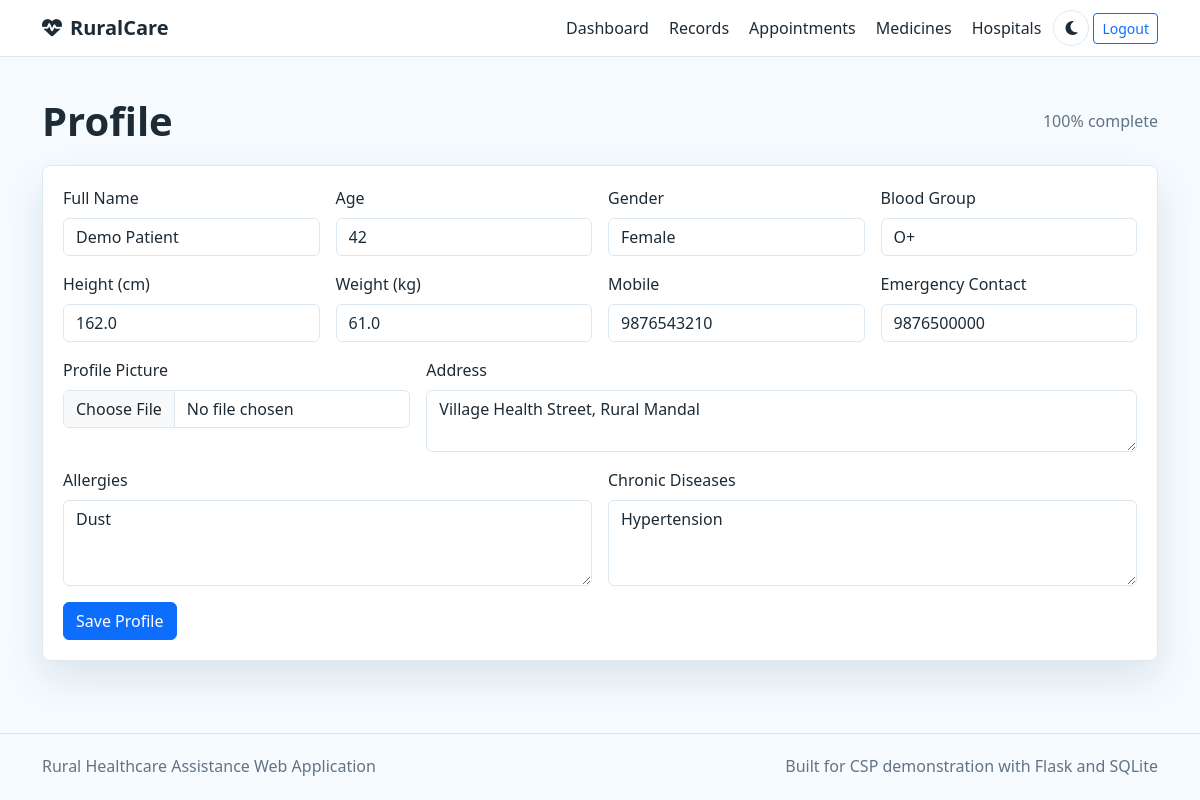
/user/profile (signed in), run on the app's committed database.
### models.py (models this page shows)
class Profile(db.Model):
    id = db.Column(db.Integer, primary_key=True)
    user_id = db.Column(db.Integer, db.ForeignKey("user.id"), nullable=False)
    full_name = db.Column(db.String(120))
    age = db.Column(db.Integer)
    gender = db.Column(db.String(40))
    blood_group = db.Column(db.String(10))
    height = db.Column(db.Float)
    weight = db.Column(db.Float)
    mobile = db.Column(db.String(20))
    address = db.Column(db.Text)
    emergency_contact = db.Column(db.String(20))
    allergies = db.Column(db.Text)
    chronic_diseases = db.Column(db.Text)
    profile_picture = db.Column(db.String(255))
    def completion_percentage(self):
        fields = [
            self.full_name,
            self.age,
            self.gender,
            self.blood_group,
            self.height,
            self.weight,
            self.mobile,
            self.address,
            self.emergency_contact,
            self.allergies,
            self.chronic_diseases,
        ]
        return round(sum(1 for field in fields if field not in (None, "")) / len(fields) * 100)

### routes/user.py (the view, shortened to what this page needs)
@user_bp.route("/profile", methods=["GET", "POST"])
@login_required
def profile():
    profile = current_user.profile or Profile(user_id=current_user.id, full_name=current_user.name)
    form = ProfileForm(obj=profile)
    return render_template("profile.html", form=form, profile=profile)

### models.py (called while the page is built)
@login_manager.user_loader
def load_user(user_id):
    return User.query.get(int(user_id))

### templates/profile.html (shortened to what this page needs)
{% extends "base.html" %}
{% block content %}
<section class="container py-4">
  <div class="page-head"><h1>Profile</h1><span>{{ profile.completion_percentage() }}% complete</span></div>
  <form method="post" enctype="multipart/form-data" class="panel">
    <div class="row g-3">
      {% for field in [form.full_name, form.age, form.gender, form.blood_group, form.height, form.weight, form.mobile, form.emergency_contact] %}
        <div class="col-md-3">{{ field.label(class="form-label") }}{{ field(class="form-control") }}</div>
      {% endfor %}
      <div class="col-md-4">{{ form.profile_picture.label(class="form-label") }}{{ form.profile_picture(class="form-control") }}</div>
      <div class="col-md-8">{{ form.address.label(class="form-label") }}{{ form.address(class="form-control", rows=2) }}</div>
      <div class="col-md-6">{{ form.allergies.label(class="form-label") }}{{ form.allergies(class="form-control", rows=3) }}</div>
      <div class="col-md-6">{{ form.chronic_diseases.label(class="form-label") }}{{ form.chronic_diseases(class="form-control", rows=3) }}</div>
    </div>
    <div class="mt-3">{{ form.submit(class="btn btn-primary") }}</div>
  </form>
</section>
{% endblock %}

### static/css/style.css (style rules this page uses)
:root { --bg: #f6fbff; --panel: #ffffff; --text: #1d2b36; --muted: #627382; --primary: #0b77c5; --primary-dark: #07558e; --success: #18a058; --line: #dbe8f2; --shadow: 0 18px 45px rgba(20, 57, 85, 0.12); }
body { background: var(--bg); color: var(--text); font-family: "Segoe UI", system-ui, sans-serif; }
.panel, .feature-card { background: var(--panel); border: 1px solid var(--line); border-radius: 8px; box-shadow: var(--shadow); padding: 1.25rem; }
.page-head { display: flex; justify-content: space-between; gap: 1rem; align-items: center; margin-bottom: 1.25rem; }
.page-head h1 { font-weight: 800; margin: 0; }
.page-head span { color: var(--muted); }
.form-control, .form-select { background: var(--panel); color: var(--text); border-color: var(--line); }

### data on the page
Profile: completion_percentage "100", full_name "Demo Patient" "42" "Female" "O+" "162.0" "61.0" "9876543210" "9876500000", address "Village Health Street, Rural Mandal", allergies "Dust", chronic_diseases "Hypertension"

### other printed values
{{ field.label(class="form-label") }} "Full Name" "Age" "Gender" "Blood Group" "Height (cm)" "Weight (kg)" "Mobile" "Emergency Contact"
